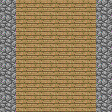

Rendered tile map (Tiled .tmx) drawn with the repository's tilesets; below, a short description and the full map source, tile grids included:
An orthogonal 7x7 tile map with 16x16 px tiles, 6 tile layers (Ebene 0, Ebene 1, Ebene 2, Ebene 3, ...), 1 hidden layer not drawn.

<map version="1.0" orientation="orthogonal" width="7" height="7" tilewidth="16" tileheight="16">
 <properties>
  <property name="offset" value="-1" />
 </properties>
 <tileset firstgid="1" source="MC Realms.tsx" />
 <layer name="Ebene 0" width="7" height="7">
  <data>
   <tile gid="25" />
   <tile gid="25" />
   <tile gid="25" />
   <tile gid="25" />
   <tile gid="25" />
   <tile gid="25" />
   <tile gid="25" />
   <tile gid="25" />
   <tile gid="25" />
   <tile gid="25" />
   <tile gid="25" />
   <tile gid="25" />
   <tile gid="25" />
   <tile gid="25" />
   <tile gid="25" />
   <tile gid="25" />
   <tile gid="25" />
   <tile gid="25" />
   <tile gid="25" />
   <tile gid="25" />
   <tile gid="25" />
   <tile gid="25" />
   <tile gid="25" />
   <tile gid="25" />
   <tile gid="25" />
   <tile gid="25" />
   <tile gid="25" />
   <tile gid="25" />
   <tile gid="25" />
   <tile gid="25" />
   <tile gid="25" />
   <tile gid="25" />
   <tile gid="25" />
   <tile gid="25" />
   <tile gid="25" />
   <tile gid="25" />
   <tile gid="25" />
   <tile gid="25" />
   <tile gid="25" />
   <tile gid="25" />
   <tile gid="25" />
   <tile gid="25" />
   <tile gid="25" />
   <tile gid="25" />
   <tile gid="25" />
   <tile gid="25" />
   <tile gid="25" />
   <tile gid="25" />
   <tile gid="25" />
  </data>
 </layer>
 <layer name="Ebene 1" width="7" height="7">
  <data>
   <tile gid="0" />
   <tile gid="25" />
   <tile gid="25" />
   <tile gid="146" />
   <tile gid="25" />
   <tile gid="25" />
   <tile gid="0" />
   <tile gid="0" />
   <tile gid="5" />
   <tile gid="0" />
   <tile gid="0" />
   <tile gid="0" />
   <tile gid="5" />
   <tile gid="0" />
   <tile gid="0" />
   <tile gid="5" />
   <tile gid="0" />
   <tile gid="0" />
   <tile gid="0" />
   <tile gid="5" />
   <tile gid="0" />
   <tile gid="0" />
   <tile gid="5" />
   <tile gid="0" />
   <tile gid="0" />
   <tile gid="0" />
   <tile gid="5" />
   <tile gid="0" />
   <tile gid="0" />
   <tile gid="5" />
   <tile gid="0" />
   <tile gid="0" />
   <tile gid="0" />
   <tile gid="5" />
   <tile gid="0" />
   <tile gid="0" />
   <tile gid="5" />
   <tile gid="85" />
   <tile gid="61" />
   <tile gid="142" />
   <tile gid="5" />
   <tile gid="0" />
   <tile gid="0" />
   <tile gid="25" />
   <tile gid="25" />
   <tile gid="25" />
   <tile gid="25" />
   <tile gid="25" />
   <tile gid="0" />
  </data>
 </layer>
 <layer name="Ebene 2" width="7" height="7">
  <data>
   <tile gid="0" />
   <tile gid="25" />
   <tile gid="25" />
   <tile gid="0" />
   <tile gid="25" />
   <tile gid="25" />
   <tile gid="0" />
   <tile gid="0" />
   <tile gid="5" />
   <tile gid="0" />
   <tile gid="0" />
   <tile gid="91" />
   <tile gid="5" />
   <tile gid="0" />
   <tile gid="0" />
   <tile gid="5" />
   <tile gid="0" />
   <tile gid="0" />
   <tile gid="0" />
   <tile gid="5" />
   <tile gid="0" />
   <tile gid="0" />
   <tile gid="0" />
   <tile gid="0" />
   <tile gid="0" />
   <tile gid="0" />
   <tile gid="0" />
   <tile gid="0" />
   <tile gid="0" />
   <tile gid="5" />
   <tile gid="0" />
   <tile gid="0" />
   <tile gid="0" />
   <tile gid="5" />
   <tile gid="0" />
   <tile gid="0" />
   <tile gid="5" />
   <tile gid="0" />
   <tile gid="61" />
   <tile gid="0" />
   <tile gid="5" />
   <tile gid="0" />
   <tile gid="0" />
   <tile gid="25" />
   <tile gid="25" />
   <tile gid="0" />
   <tile gid="25" />
   <tile gid="25" />
   <tile gid="0" />
  </data>
 </layer>
 <layer name="Ebene 3" width="7" height="7">
  <data>
   <tile gid="0" />
   <tile gid="25" />
   <tile gid="25" />
   <tile gid="25" />
   <tile gid="25" />
   <tile gid="25" />
   <tile gid="0" />
   <tile gid="0" />
   <tile gid="5" />
   <tile gid="0" />
   <tile gid="0" />
   <tile gid="0" />
   <tile gid="5" />
   <tile gid="0" />
   <tile gid="0" />
   <tile gid="5" />
   <tile gid="0" />
   <tile gid="0" />
   <tile gid="0" />
   <tile gid="5" />
   <tile gid="0" />
   <tile gid="0" />
   <tile gid="5" />
   <tile gid="69" />
   <tile gid="0" />
   <tile gid="0" />
   <tile gid="5" />
   <tile gid="0" />
   <tile gid="0" />
   <tile gid="5" />
   <tile gid="0" />
   <tile gid="0" />
   <tile gid="0" />
   <tile gid="5" />
   <tile gid="0" />
   <tile gid="0" />
   <tile gid="5" />
   <tile gid="0" />
   <tile gid="0" />
   <tile gid="0" />
   <tile gid="5" />
   <tile gid="0" />
   <tile gid="0" />
   <tile gid="25" />
   <tile gid="25" />
   <tile gid="25" />
   <tile gid="25" />
   <tile gid="25" />
   <tile gid="0" />
  </data>
 </layer>
 <layer name="Ebene 4" width="7" height="7" visible="0">
  <data>
   <tile gid="5" />
   <tile gid="5" />
   <tile gid="5" />
   <tile gid="5" />
   <tile gid="5" />
   <tile gid="5" />
   <tile gid="5" />
   <tile gid="5" />
   <tile gid="0" />
   <tile gid="0" />
   <tile gid="0" />
   <tile gid="0" />
   <tile gid="0" />
   <tile gid="5" />
   <tile gid="5" />
   <tile gid="0" />
   <tile gid="0" />
   <tile gid="0" />
   <tile gid="0" />
   <tile gid="0" />
   <tile gid="5" />
   <tile gid="5" />
   <tile gid="0" />
   <tile gid="0" />
   <tile gid="0" />
   <tile gid="0" />
   <tile gid="0" />
   <tile gid="5" />
   <tile gid="5" />
   <tile gid="0" />
   <tile gid="0" />
   <tile gid="0" />
   <tile gid="0" />
   <tile gid="0" />
   <tile gid="5" />
   <tile gid="5" />
   <tile gid="0" />
   <tile gid="0" />
   <tile gid="0" />
   <tile gid="0" />
   <tile gid="0" />
   <tile gid="5" />
   <tile gid="5" />
   <tile gid="5" />
   <tile gid="5" />
   <tile gid="5" />
   <tile gid="5" />
   <tile gid="5" />
   <tile gid="5" />
  </data>
 </layer>
 <layer name="Ebene 5" width="7" height="7">
  <data>
   <tile gid="0" />
   <tile gid="5" />
   <tile gid="5" />
   <tile gid="5" />
   <tile gid="5" />
   <tile gid="5" />
   <tile gid="0" />
   <tile gid="0" />
   <tile gid="5" />
   <tile gid="0" />
   <tile gid="0" />
   <tile gid="0" />
   <tile gid="5" />
   <tile gid="0" />
   <tile gid="0" />
   <tile gid="5" />
   <tile gid="0" />
   <tile gid="0" />
   <tile gid="0" />
   <tile gid="5" />
   <tile gid="0" />
   <tile gid="0" />
   <tile gid="5" />
   <tile gid="0" />
   <tile gid="0" />
   <tile gid="0" />
   <tile gid="5" />
   <tile gid="0" />
   <tile gid="0" />
   <tile gid="5" />
   <tile gid="0" />
   <tile gid="0" />
   <tile gid="0" />
   <tile gid="5" />
   <tile gid="0" />
   <tile gid="0" />
   <tile gid="5" />
   <tile gid="0" />
   <tile gid="0" />
   <tile gid="0" />
   <tile gid="5" />
   <tile gid="0" />
   <tile gid="0" />
   <tile gid="5" />
   <tile gid="5" />
   <tile gid="5" />
   <tile gid="5" />
   <tile gid="5" />
   <tile gid="0" />
  </data>
 </layer>
 <layer name="Ebene 6" width="7" height="7">
  <data>
   <tile gid="0" />
   <tile gid="0" />
   <tile gid="5" />
   <tile gid="5" />
   <tile gid="5" />
   <tile gid="0" />
   <tile gid="0" />
   <tile gid="0" />
   <tile gid="0" />
   <tile gid="5" />
   <tile gid="5" />
   <tile gid="5" />
   <tile gid="0" />
   <tile gid="0" />
   <tile gid="0" />
   <tile gid="0" />
   <tile gid="5" />
   <tile gid="5" />
   <tile gid="5" />
   <tile gid="0" />
   <tile gid="0" />
   <tile gid="0" />
   <tile gid="0" />
   <tile gid="5" />
   <tile gid="5" />
   <tile gid="5" />
   <tile gid="0" />
   <tile gid="0" />
   <tile gid="0" />
   <tile gid="0" />
   <tile gid="5" />
   <tile gid="5" />
   <tile gid="5" />
   <tile gid="0" />
   <tile gid="0" />
   <tile gid="0" />
   <tile gid="0" />
   <tile gid="5" />
   <tile gid="5" />
   <tile gid="5" />
   <tile gid="0" />
   <tile gid="0" />
   <tile gid="0" />
   <tile gid="0" />
   <tile gid="5" />
   <tile gid="5" />
   <tile gid="5" />
   <tile gid="0" />
   <tile gid="0" />
  </data>
 </layer>
</map>
